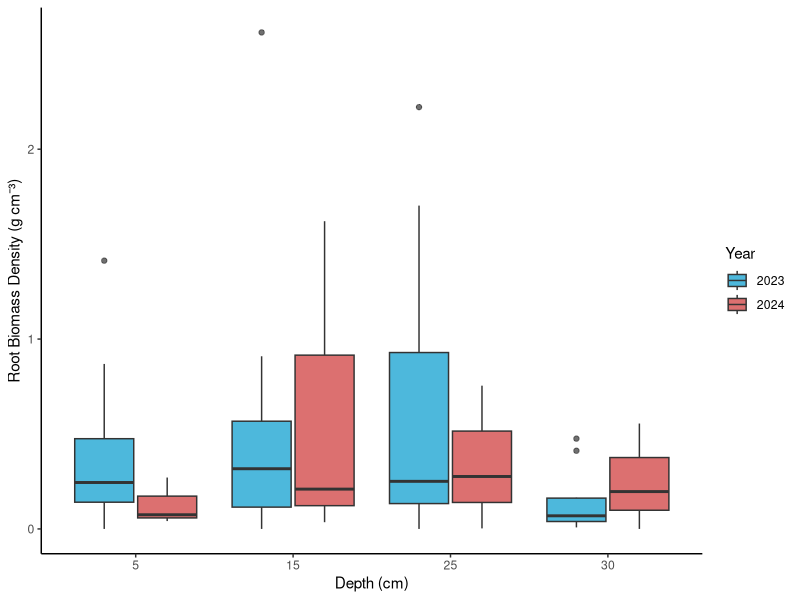
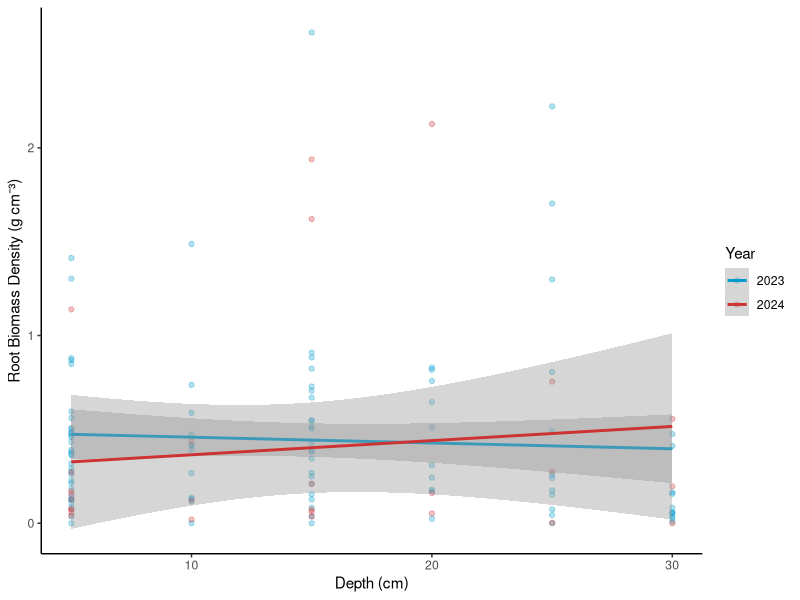
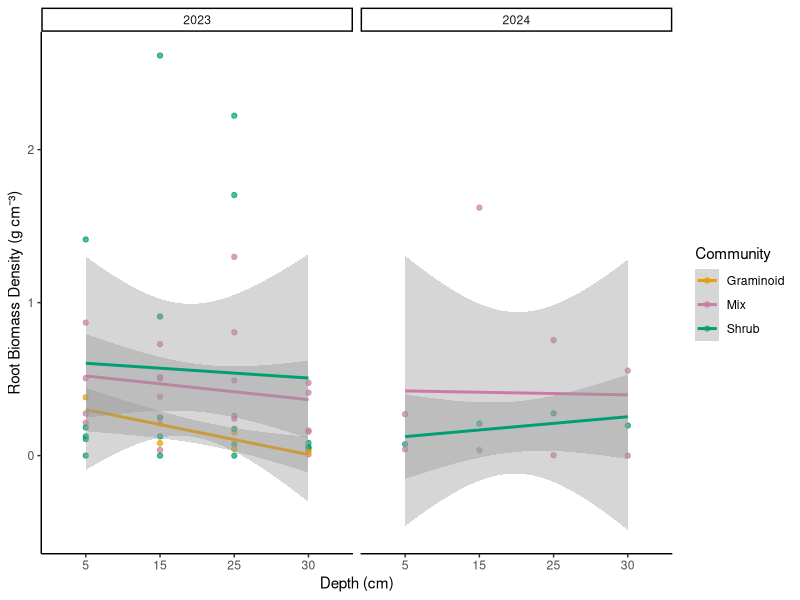
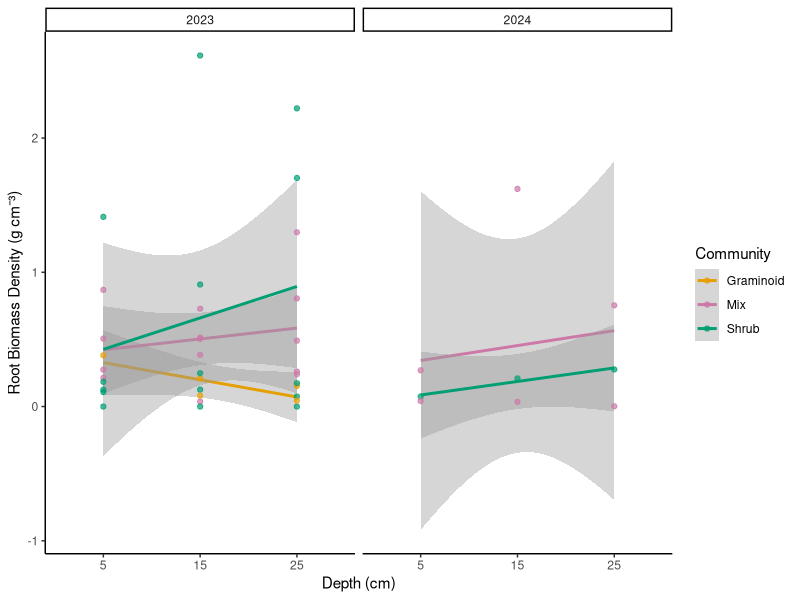
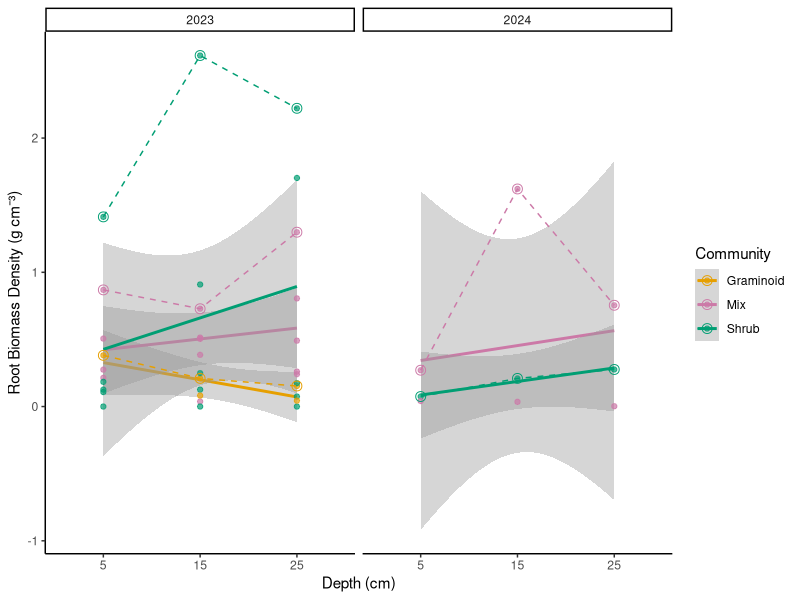
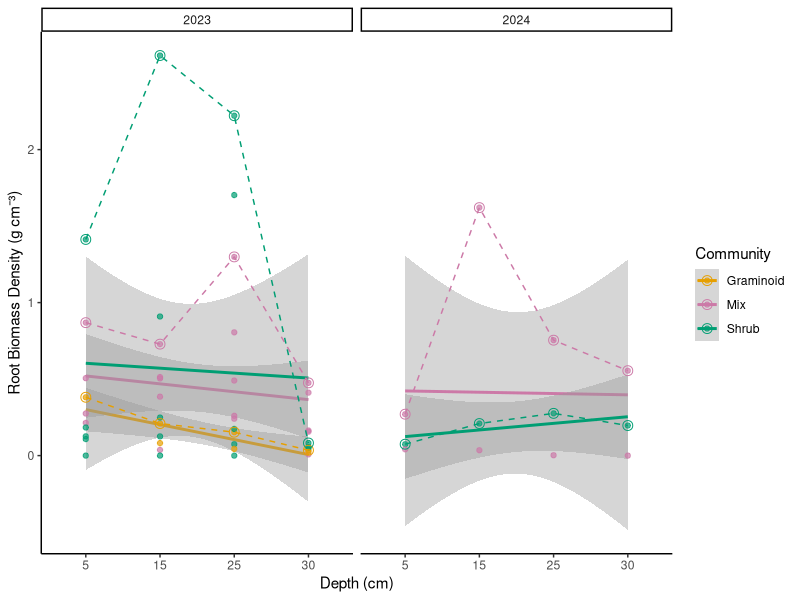

These charts were generated, in order, by the following R code:
# RQ1
# DEPTH BIOMASS BY YEAR 
# 10/12/2025

# LOAD LIBRARIES----
library(tidyverse)
library(dplyr)
library(ggplot2)
library(readxl)

# LOAD DATA----
QHI_combined_data <- read_excel("datasets/QHI_roots_data/QHI_combined_data.xlsx")

# CLEAN DATA----
QHI_combined_data <- QHI_combined_data %>%
  mutate(rootmass_bulkdensity = as.numeric(rootmass_bulkdensity)) %>%
  filter(!is.na(rootmass_bulkdensity)) %>%
  # remove row 32
  filter(row_number() != 32)

# removed outlier row 32 which had rootmass_bulkdensity of 5.98 g/cm3, likely a data entry error 
# see notebook for further laboratory explanation 

# FILTER P3 ONLY----
QHI_combined_data_P3 <- QHI_combined_data %>%
  filter(core_ID == "P3")


# FIGURE----
(depth_biomass_year<-QHI_combined_data_P3 %>%
   filter(year %in% c(2023, 2024)) %>%
   filter(!is.na(max_depth_increment), !is.na(root_dry_biomass_total)) %>%
   filter(max_depth_increment != "N/A") %>%
   mutate(max_depth_increment = factor(max_depth_increment, 
                                       levels = c("5", "10", "15", "20", "25", "30"))) %>%
   ggplot(aes(x = max_depth_increment, y = rootmass_bulkdensity, fill = as.factor(year))) +
   geom_boxplot(position = position_dodge(width = 0.8), alpha = 0.7) +
   labs(
     x = "Depth (cm)",
     y = "Root Biomass Density (g cm⁻³)",
     fill = "Year") +
   scale_fill_manual(values = c("2023" = "deepskyblue3", "2024" = "brown3"))+
   theme_classic() 
)

# FIGURE WITH LINE OF BEST FIT ----
# need to change x axis values
(depth_biomass_year_lobf <- QHI_combined_data %>%
  filter(year %in% c(2023, 2024)) %>%
  filter(!is.na(max_depth_increment), !is.na(root_dry_biomass_total)) %>%
  filter(max_depth_increment != "N/A") %>%
  mutate(max_depth_increment = as.numeric(max_depth_increment)) %>%
  ggplot(aes(x = max_depth_increment, y = rootmass_bulkdensity, color = as.factor(year))) +
  geom_point(alpha = 0.3) +
  geom_smooth(method = "lm", se = TRUE) +
  labs(
    x = "Depth (cm)",
    y = "Root Biomass Density (g cm⁻³)",
    color = "Year") +
  scale_color_manual(values = c("2023" = "deepskyblue3", "2024" = "brown3")) +
  theme_classic()
)
# 2023 not really any change, decrease with decreasing depth
# but 2024 more of an increase with decreasing depth- potential for graminoids to be taking advantage of deeper rooting as more space available!
# would need to compare to community biomass year graph to see if this is reflected there too
# if results not significant in analysis, can just say exposure of heatwave not long enough to cause significant change, but over time with more heatwaves could be the case 
# futher research analysing multiple years, tracking heatwaves would be required 
# but then need to be careful if its due to heatwaves or just general increases in temp due too CC, hence doing short term year to year analysis better for understanding short term heatwaves impact? So this stuyd is important

# FIGURE COMMUNITY, BIOMASS, DEPTH----
(depth_biomass_community_year <- QHI_combined_data_P3 %>%
    filter(year %in% c(2023, 2024)) %>%
    filter(!is.na(max_depth_increment), !is.na(root_dry_biomass_total)) %>%
    filter(max_depth_increment != "N/A") %>%
    mutate(max_depth_increment = factor(max_depth_increment, 
                                        levels = c("5", "10", "15", "20", "25", "30"))) %>%
    ggplot(aes(x = max_depth_increment, y = rootmass_bulkdensity, colour = community)) +
    geom_point(alpha = 0.7) +
    geom_smooth(aes(group = community), method = "lm", se = TRUE)+
    facet_wrap(~year) +
    labs(
      x = "Depth (cm)",
      y = "Root Biomass Density (g cm⁻³)",
      colour = "Community") +
    scale_colour_manual(values = c("Graminoid" = "#E69F00", "Shrub" = "#009E73", "Mix"="#CC79A7"))+
    theme_classic() 
)

# in 2023/pre heatwave mix and shrub so increase in biomass with depth (only slighly- see analysis 1.4)
# in 2023 graminoids actually show a decrease with depth! Opposite to what would usually think with graminoids that are deeper rooting
# in 2024/post heatwave shrub doesn't look like its changed but mix shows a large increase in biomass with depth
# no data for graminoids in 2024 yet but hopefully large increase with depth (and hence what is driving the mix increase)

# FIGURE COMMUNITY, BIOMASS, DEPTH WITHOUT 30 CM----
(depth_biomass_community_year_no30 <- QHI_combined_data_P3 %>%
    filter(year %in% c(2023, 2024)) %>%
    filter(!is.na(max_depth_increment), !is.na(root_dry_biomass_total)) %>%
    filter(max_depth_increment != "N/A") %>%
    filter(max_depth_increment != "30") %>%
    mutate(max_depth_increment = factor(max_depth_increment, 
                                        levels = c("5", "10", "15", "20", "25"))) %>%
    ggplot(aes(x = max_depth_increment, y = rootmass_bulkdensity
               , colour = community)) +
   geom_smooth(aes(group = community), method = "lm", se = TRUE)+
    geom_point(alpha = 0.7) +
    facet_wrap(~year) +
    labs(
      x = "Depth (cm)",
      y = "Root Biomass Density (g cm⁻³)",
      colour = "Community") +
    scale_colour_manual(values = c("Graminoid" = "#E69F00",
                                   "Shrub" = "#009E73",
                                   "Mix"="#CC79A7"))+
    theme_classic()
)

# add line following max root biomass density for each depth for each community to figure above

# FIGURE COMMUNITY, BIOMASS, YEAR, NO 30 CM, MAX POINTS-----
(depth_biomass_community_year_no30 <- QHI_combined_data_P3 %>%
   filter(year %in% c(2023, 2024)) %>%
   filter(!is.na(max_depth_increment), !is.na(root_dry_biomass_total)) %>%
   filter(max_depth_increment != "N/A") %>%
   filter(max_depth_increment != "30") %>%
   mutate(max_depth_increment = factor(max_depth_increment, 
                                       levels = c("5", "10", "15", "20", "25"))) %>%
   ggplot(aes(x = max_depth_increment, y = rootmass_bulkdensity
              , colour = community)) +
   geom_smooth(aes(group = community), method = "lm", se = TRUE)+
   geom_point(alpha = 0.7) +
   stat_summary(aes(group = community), 
                fun = max, 
                geom = "line", 
                linewidth = 0.5,
                linetype = "dashed") +
   stat_summary(aes(group = community), 
                fun = max, 
                geom = "point", 
                size = 3,
                shape = 1) +
   facet_wrap(~year) +
   labs(
     x = "Depth (cm)",
     y = "Root Biomass Density (g cm⁻³)",
     colour = "Community") +
   scale_colour_manual(values = c("Graminoid" = "#E69F00",
                                  "Shrub" = "#009E73",
                                  "Mix"="#CC79A7"))+
   theme_classic()
)



# FIGURE COMMUNITY, BIOMASS, YEAR WITH 30 CM BUT MAX BIOMASS POINTS----
(depth_biomass_community_year_max <- QHI_combined_data_P3 %>%
  filter(year %in% c(2023, 2024)) %>%
  filter(!is.na(max_depth_increment), !is.na(root_dry_biomass_total)) %>%
  filter(max_depth_increment != "N/A") %>%
  mutate(max_depth_increment = factor(max_depth_increment, 
                                      levels = c("5", "10", "15", "20", "25", "30"))) %>%
  ggplot(aes(x = max_depth_increment, y = rootmass_bulkdensity, 
             colour = community)) +
  geom_smooth(aes(group = community), method = "lm", se = TRUE) +
  geom_point(alpha = 0.7) +
  stat_summary(aes(group = community), 
               fun = max, 
               geom = "line", 
               linewidth = 0.5,
               linetype = "dashed") +
  stat_summary(aes(group = community), 
               fun = max, 
               geom = "point", 
               size = 3,
               shape = 1) +  # triangle markers for max points
  facet_wrap(~year) +
  labs(
    x = "Depth (cm)",
    y = "Root Biomass Density (g cm⁻³)",
    colour = "Community") +
  scale_colour_manual(values = c("Graminoid" = "#E69F00",
                                 "Shrub" = "#009E73",
                                 "Mix" = "#CC79A7")) +
  theme_classic()
)
